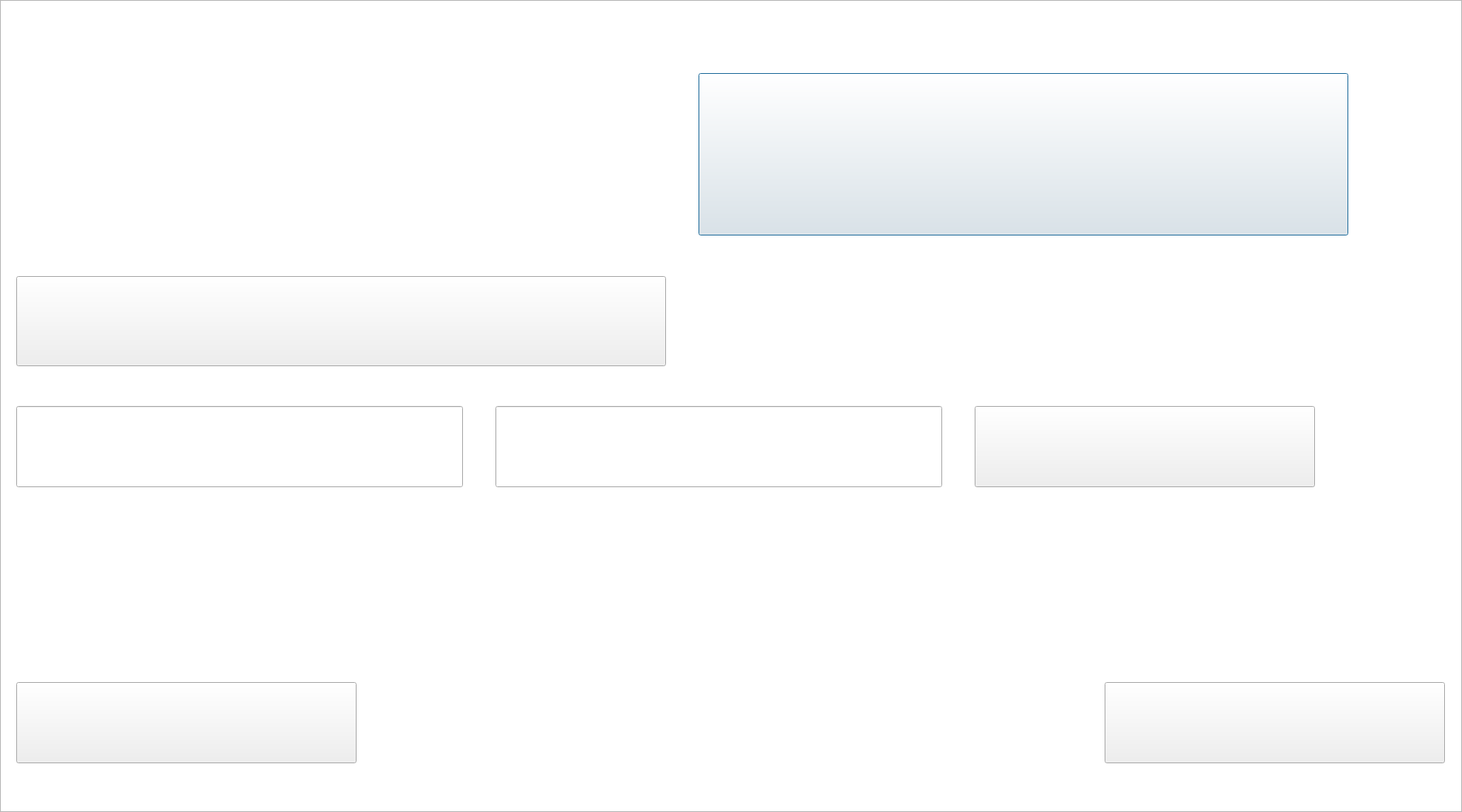
<?xml version="1.0" encoding="UTF-8"?>
<ui version="4.0">
 <class>mregistro</class>
 <widget class="QDialog" name="mregistro">
  <property name="geometry">
   <rect>
    <x>0</x>
    <y>0</y>
    <width>1800</width>
    <height>1000</height>
   </rect>
  </property>
  <property name="windowTitle">
   <string>Dialog</string>
  </property>
  <widget class="QGraphicsView" name="graphicsView">
   <property name="geometry">
    <rect>
     <x>0</x>
     <y>0</y>
     <width>1800</width>
     <height>1000</height>
    </rect>
   </property>
   <property name="styleSheet">
    <string notr="true">border-image: url(:/Imagenes/main.jpg);</string>
   </property>
  </widget>
  <widget class="QPushButton" name="title">
   <property name="geometry">
    <rect>
     <x>860</x>
     <y>90</y>
     <width>800</width>
     <height>200</height>
    </rect>
   </property>
   <property name="styleSheet">
    <string notr="true">border-image: url(:/Imagenes/haloc.png);</string>
   </property>
   <property name="text">
    <string/>
   </property>
  </widget>
  <widget class="QPushButton" name="nicknames">
   <property name="geometry">
    <rect>
     <x>20</x>
     <y>340</y>
     <width>800</width>
     <height>111</height>
    </rect>
   </property>
   <property name="styleSheet">
    <string notr="true">border-image: url(:/Imagenes/nicknames.png);</string>
   </property>
   <property name="text">
    <string/>
   </property>
  </widget>
  <widget class="QPushButton" name="aceptar">
   <property name="geometry">
    <rect>
     <x>1200</x>
     <y>500</y>
     <width>419</width>
     <height>100</height>
    </rect>
   </property>
   <property name="styleSheet">
    <string notr="true">border-image: url(:/Imagenes/aceptar.jpg);</string>
   </property>
   <property name="text">
    <string/>
   </property>
  </widget>
  <widget class="QPushButton" name="salir">
   <property name="geometry">
    <rect>
     <x>20</x>
     <y>840</y>
     <width>419</width>
     <height>100</height>
    </rect>
   </property>
   <property name="styleSheet">
    <string notr="true">border-image: url(:/Imagenes/salir.png);</string>
   </property>
   <property name="text">
    <string/>
   </property>
  </widget>
  <widget class="QPushButton" name="atras">
   <property name="geometry">
    <rect>
     <x>1360</x>
     <y>840</y>
     <width>419</width>
     <height>100</height>
    </rect>
   </property>
   <property name="styleSheet">
    <string notr="true">border-image: url(:/Imagenes/atras.png);</string>
   </property>
   <property name="text">
    <string/>
   </property>
  </widget>
  <widget class="QLineEdit" name="player1">
   <property name="geometry">
    <rect>
     <x>20</x>
     <y>500</y>
     <width>550</width>
     <height>100</height>
    </rect>
   </property>
   <property name="styleSheet">
    <string notr="true">border-image: url(:/Imagenes/barra.png);</string>
   </property>
  </widget>
  <widget class="QLineEdit" name="lineEdit_2">
   <property name="geometry">
    <rect>
     <x>610</x>
     <y>500</y>
     <width>550</width>
     <height>100</height>
    </rect>
   </property>
   <property name="font">
    <font>
     <family>Halo</family>
     <pointsize>72</pointsize>
    </font>
   </property>
   <property name="styleSheet">
    <string notr="true">border-image: url(:/Imagenes/barra.png);</string>
   </property>
  </widget>
 </widget>
 <resources/>
 <connections/>
</ui>
